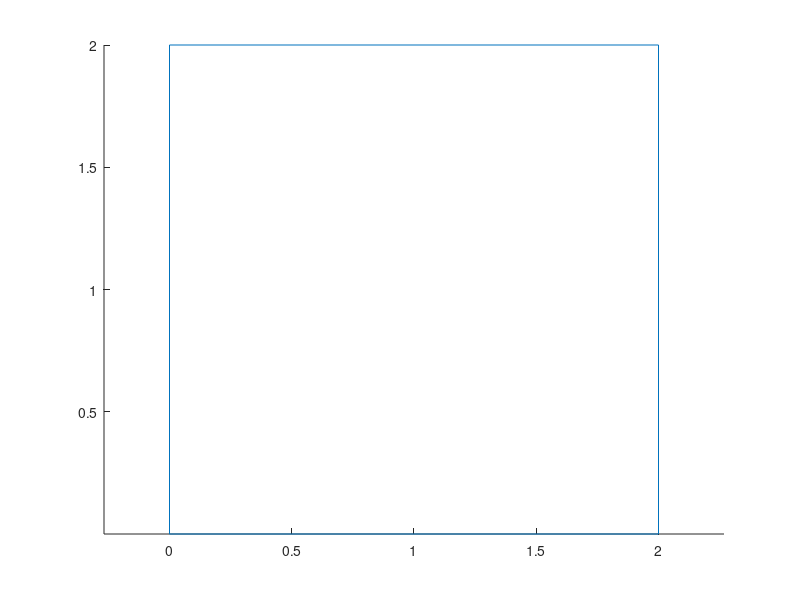

The MATLAB script that drew this image: (Note: this script raises an error after producing the figure.)
clear all;
clc;
v{1}(:,1) = [0 1 3/2 1 0 -1/2 0]; 
v{1}(:,2) = [0 0 sqrt(3)/2 sqrt(3)+1 sqrt(3)+1 sqrt(3)/2 0];
v{2}(:,1) = [0 1 1 0 0];
v{2}(:,2) = [0 0 1 1 0];
v{3}(:,1) = [0 2 2 0 0];
v{3}(:,2) = [0 0 2 2 0];
list=[3 3 3 2 2];

res{1}(:,1)=v{list(1)}(:,1)-min(v{list(1)}(:,1));
res{1}(:,2)=v{list(1)}(:,2)-min(v{list(1)}(:,2));
figure 
axis equal
hold on
%plot(out(:,1),out(:,2))
k=1;
col=1;
lb=0;
plot(res{1}(:,1),res{1}(:,2))
for i=2:length(list)
    clear out;
    for j=k:i-1
        out{j-k+1} = out_polygon(res{j},v{list(i)});
    end
    out_union = get_union(out);
    if (max(out_union(:,2))+max(v{list(i)}(:,2)))>10
        col=col+1;
        k=i;
        for ii=1:i-1
            lb=max(lb,max(res{ii}(:,1)));
        end
        res{i}(:,1)=v{list(1)}(:,1)-min(v{list(1)}(:,1))+lb;
        res{i}(:,2)=v{list(1)}(:,2)-min(v{list(1)}(:,2));
    else
        res{i}=check(out_union,v{list(i)},10,10,lb);
    end
%     if(res{i}(1,2)<res{i-1}(1,2))
%         col=col+1;
%         k=i;
%         for ii=1:i-1
%             lb=max(lb,max(res{ii}(:,1)));
%         end
%         if lb>min(res{i}(:,1))
%             res{i}(:,1)=v{list(1)}(:,1)-min(v{list(1)}(:,1))+lb;
%             res{i}(:,2)=v{list(1)}(:,2)-min(v{list(1)}(:,2));
%         end
%     end
    plot(res{i}(:,1),res{i}(:,2));
end
%  plot(out_union(:,1),out_union(:,2))